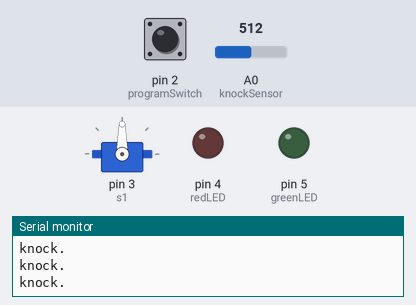
Bench run of a sketch on a simulated Arduino Uno, built with avr-gcc and run on an emulated ATmega328P. Parts: servo, output pins drawn as LEDs (lit = HIGH), the last lines printed to the serial monitor. Dashed ring = blinking. Inputs (shaded band) come from the test bench; at power-on: A0 (knockSensor) = 512, pin 2 (programSwitch) LOW.

Above: at 1.2 s.
1.3 s: A0 (knockSensor) set to 4
At 3.2 s:
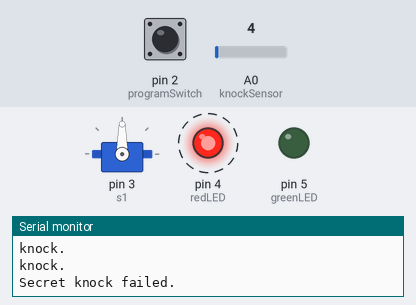
5.2 s: A0 (knockSensor) set to 1
At 7.8 s:
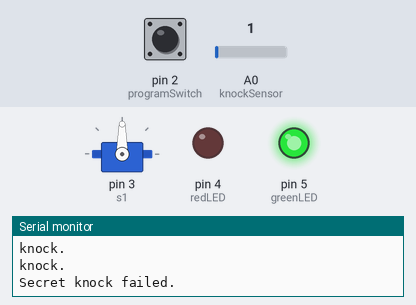
8.7 s: pin 2 (programSwitch) pulled HIGH for 0.2 s
At 8.8 s:
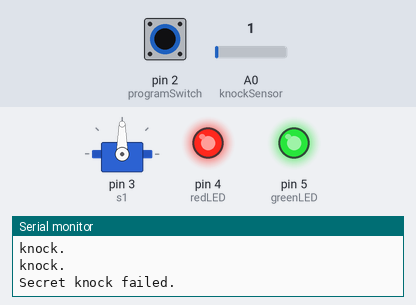
Timing chart, 0 to 11.7 s (numbered marks = the images above; inputs shaded):
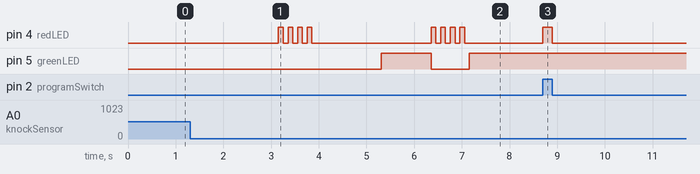

The sketch:

Arduinocode.ino
```cpp
#include <Servo.h>
Servo s1;
const int knockSensor = 0;
const int programSwitch = 2;
const int redLED = 4;
const int greenLED = 5;

const int threshold = 3;
const int rejectValue = 25;
const int averageRejectValue = 15;
const int knockFadeTime = 150;
const int lockTurnTime = 10000;

const int maximumKnocks = 20;
const int knockComplete = 1200;

int secretCode[maximumKnocks] = {50, 25, 25, 50, 100, 50, 0, 0, 0, 0, 0, 0, 0, 0, 0, 0, 0, 0, 0, 0};
int knockReadings[maximumKnocks];
int knockSensorValue = 0;
int programButtonPressed = false;

void setup() {
  s1.attach(3);
  pinMode(redLED, OUTPUT);
  pinMode(greenLED, OUTPUT);
  pinMode(programSwitch, INPUT);

  Serial.begin(9600);
  Serial.println("Program start.");

  digitalWrite(greenLED, HIGH);
}

void loop() {
  knockSensorValue = analogRead(knockSensor);

  if (digitalRead(programSwitch)==HIGH){
    programButtonPressed = true;
    digitalWrite(redLED, HIGH);
  } else {
    programButtonPressed = false;
    digitalWrite(redLED, LOW);
  }

  if (knockSensorValue >=threshold){
    listenToSecretKnock();
  }
}

void listenToSecretKnock(){
  Serial.println("knock starting");

  int i = 0;
  for (i=0;i<maximumKnocks;i++){
    knockReadings[i]=0;
  }

  int currentKnockNumber=0;
  int startTime=millis();
  int now=millis();

  digitalWrite(greenLED, LOW);
  if (programButtonPressed==true){
     digitalWrite(redLED, LOW);
  }
  delay(knockFadeTime);
  digitalWrite(greenLED, HIGH);
  if (programButtonPressed==true){
     digitalWrite(redLED, HIGH);
  }
  do {
    knockSensorValue = analogRead(knockSensor);
    if (knockSensorValue >=threshold){
      Serial.println("knock.");
      now=millis();
      knockReadings[currentKnockNumber] = now-startTime;
      currentKnockNumber ++;
      startTime=now;
      digitalWrite(greenLED, LOW);
      if (programButtonPressed==true){
        digitalWrite(redLED, LOW);
      }
      delay(knockFadeTime);
      digitalWrite(greenLED, HIGH);
      if (programButtonPressed==true){
        digitalWrite(redLED, HIGH);
      }
    }

    now=millis();

  } while ((now-startTime < knockComplete) && (currentKnockNumber < maximumKnocks));

  if (programButtonPressed==false){
    if (validateKnock() == true){
      triggerDoorUnlock();
    } else {
      Serial.println("Secret knock failed.");
      digitalWrite(greenLED, LOW);
      for (i=0;i<4;i++){
        digitalWrite(redLED, HIGH);
        delay(100);
        digitalWrite(redLED, LOW);
        delay(100);
      }
      digitalWrite(greenLED, HIGH);
    }
  } else {
    validateKnock();
    Serial.println("New lock stored.");
    digitalWrite(redLED, LOW);
    digitalWrite(greenLED, HIGH);
    for (i=0;i<3;i++){
      delay(100);
      digitalWrite(redLED, HIGH);
      digitalWrite(greenLED, LOW);
      delay(100);
      digitalWrite(redLED, LOW);
      digitalWrite(greenLED, HIGH);
    }
  }
}


void triggerDoorUnlock(){
  Serial.println("Door unlocked!");
  int i=0;

  s1.write(180);
  digitalWrite(greenLED, HIGH);

  delay (lockTurnTime);

  s1.write(0);

  for (i=0; i < 5; i++){
      digitalWrite(greenLED, LOW);
      delay(100);
      digitalWrite(greenLED, HIGH);
      delay(100);
  }

}

boolean validateKnock(){
  int i=0;

  int currentKnockCount = 0;
  int secretKnockCount = 0;
  int maxKnockInterval = 0;

  for (i=0;i<maximumKnocks;i++){
    if (knockReadings[i] > 0){
      currentKnockCount++;
    }
    if (secretCode[i] > 0){
      secretKnockCount++;
    }

    if (knockReadings[i] > maxKnockInterval){
      maxKnockInterval = knockReadings[i];
    }
  }

  if (programButtonPressed==true){
      for (i=0;i<maximumKnocks;i++){
        secretCode[i]= map(knockReadings[i],0, maxKnockInterval, 0, 100);
      }
      digitalWrite(greenLED, LOW);
      digitalWrite(redLED, LOW);
      delay(1000);
      digitalWrite(greenLED, HIGH);
      digitalWrite(redLED, HIGH);
      delay(50);
      for (i = 0; i < maximumKnocks ; i++){
        digitalWrite(greenLED, LOW);
        digitalWrite(redLED, LOW);
        if (secretCode[i] > 0){
          delay( map(secretCode[i],0, 100, 0, maxKnockInterval));
          digitalWrite(greenLED, HIGH);
          digitalWrite(redLED, HIGH);
        }
        delay(50);
      }
    return false;
  }

  if (currentKnockCount != secretKnockCount){
    return false;
  }
  int totaltimeDifferences=0;
  int timeDiff=0;
  for (i=0;i<maximumKnocks;i++){
    knockReadings[i]= map(knockReadings[i],0, maxKnockInterval, 0, 100);
    timeDiff = abs(knockReadings[i]-secretCode[i]);
    if (timeDiff > rejectValue){
      return false;
    }
    totaltimeDifferences += timeDiff;
  }
  if (totaltimeDifferences/secretKnockCount>averageRejectValue){
    return false;
  }
  return true;
}
```

Measured:
- the behaviour switches between 3 and 2 on A0 (knockSensor) (found by bisection; images 1 and 2)
- after the input at 5.2 s, pin 5 (greenLED): LOW → HIGH after 0.11 s, → LOW 1.0 s later, → HIGH 0.80 s later
- after the input at 8.7 s, pin 4 (redLED): LOW → HIGH at once, → LOW 0.20 s later
